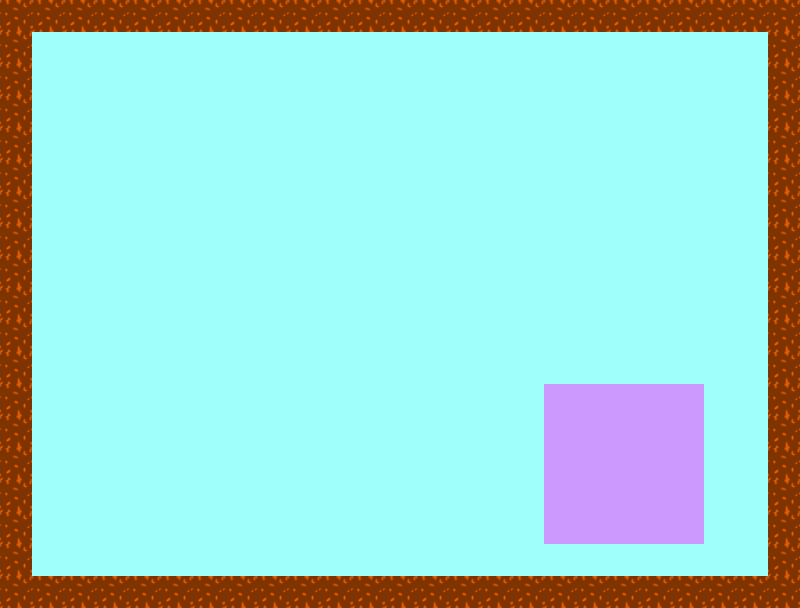

This game map was drawn from its Tiled (.tmx) file and the tilesets committed beside it. A one-line description and the trimmed map source follow:
An orthogonal 25x19 tile map with 32x32 px tiles, 8 tile layers (Collision_TL, Background_TL, Terrain_TL, Sprite_TL, ...), 2 tilesets and 2 objects (InZone, OutZone).

<map version="1.0" orientation="orthogonal" renderorder="right-down" width="25" height="19" tilewidth="32" tileheight="32" nextobjectid="6">
 <tileset firstgid="1" name="collision_set" tilewidth="32" tileheight="32" tilecount="50" columns="5">
  <image source="img/collision_set.png" width="160" height="320" />
 </tileset>
 <tileset firstgid="51" name="Set_01" tilewidth="32" tileheight="32" tilecount="25" columns="5">
  <image source="img/Set_01.png" width="160" height="160" />
 </tileset>
 <layer name="Collision_TL" width="25" height="19">
  <data>[475 cells, 84 non-empty, 1 distinct tile ids]</data>
 </layer>
 <layer name="Background_TL" width="25" height="19">
  <data>[475 cells, 475 non-empty, 2 distinct tile ids]</data>
 </layer>
 <layer name="Terrain_TL" width="25" height="19">
  <data>[475 cells, 84 non-empty, 1 distinct tile ids]</data>
 </layer>
 <layer name="Sprite_TL" width="25" height="19">
  <data>[475 cells, 0 non-empty, 0 distinct tile ids]</data>
 </layer>
 <layer name="SpriteHUD_TL" width="25" height="19">
  <data>[475 cells, 0 non-empty, 0 distinct tile ids]</data>
 </layer>
 <layer name="Upper_TL" width="25" height="19">
  <data>[475 cells, 0 non-empty, 0 distinct tile ids]</data>
 </layer>
 <layer name="GameHud_TL" width="25" height="19">
  <data>[475 cells, 0 non-empty, 0 distinct tile ids]</data>
 </layer>
 <layer name="Menu_TL" width="25" height="19">
  <data>[475 cells, 0 non-empty, 0 distinct tile ids]</data>
 </layer>
 <objectgroup name="IOZone_OL">
  <object id="2" name="InZone" type="InZone" x="110" y="392" width="135" height="131">
   <properties>
    <property name="StartPoint" value="InZone_01" />
   </properties>
  </object>
  <object id="5" name="OutZone" type="OutZone" x="554.5" y="395.5" width="135" height="131">
   <properties>
    <property name="InZone" value="InZone_01" />
    <property name="LevelZone" value="TestTmxData" />
   </properties>
  </object>
 </objectgroup>
 <objectgroup name="Sprite_OL" />
</map>
